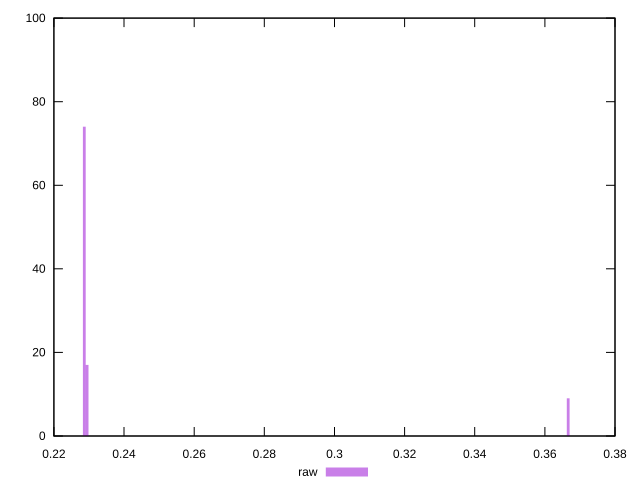

The script that saved this image:
reset
set terminal svg size 640, 490 enhanced background rgb 'white'
set output "reprap/cumulative-layout-shift/samples/pages+cached+noexternal+nofonts+nosvg+noimg+nocss/raw/histogram.svg"

$raw <<EOF
0.2294366485725702 17
0.22866152475982504 74
0.36663356342846526 9
EOF

set key outside below
set boxwidth 0.0007751238127451696
set yrange [0:100]
set style fill transparent solid 0.5 noborder

plot \
  $raw title "raw" with boxes, \


reset
